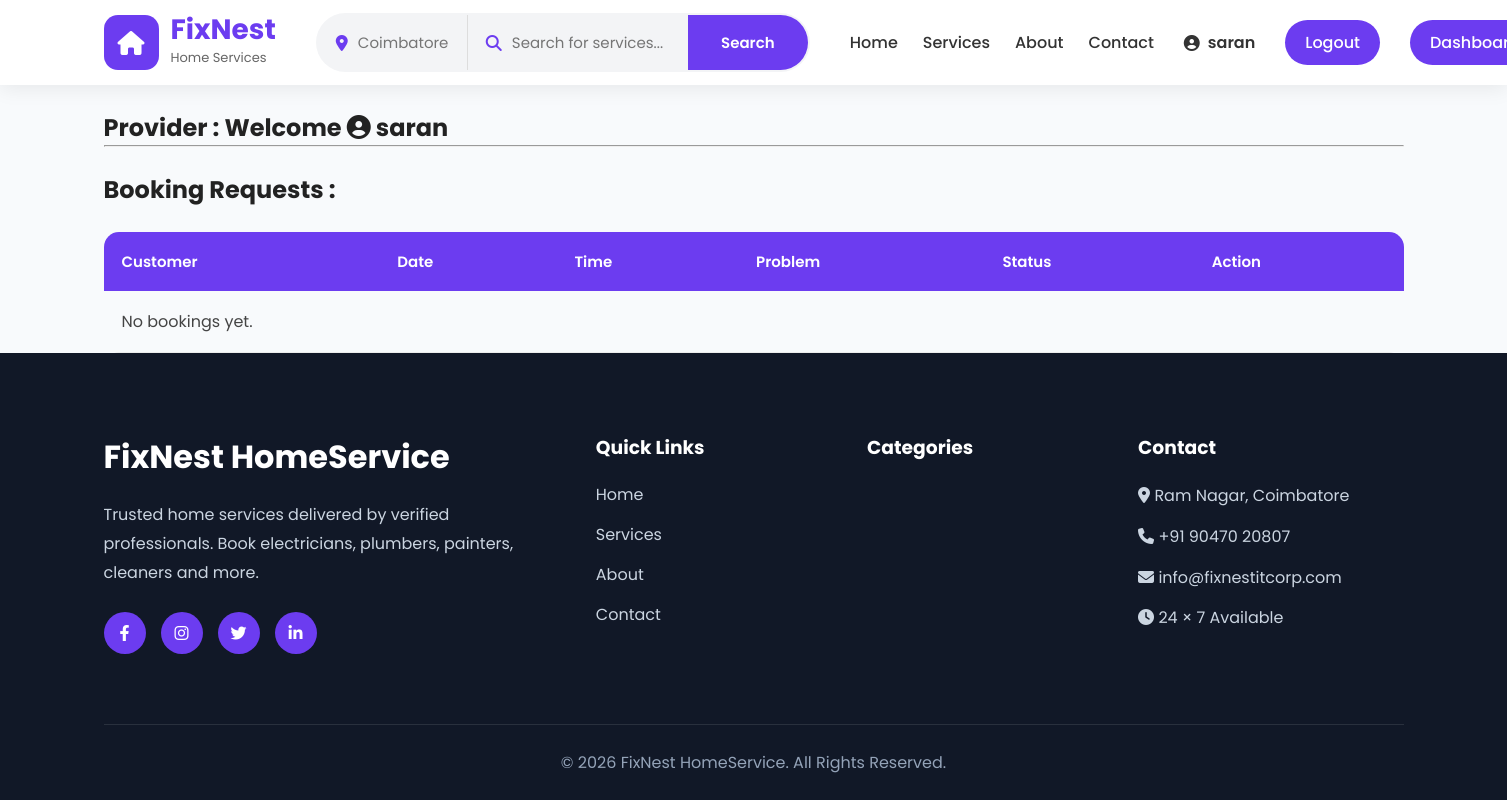
/provider/dashboard/ (signed in), run on an earlier commit of the app's database.
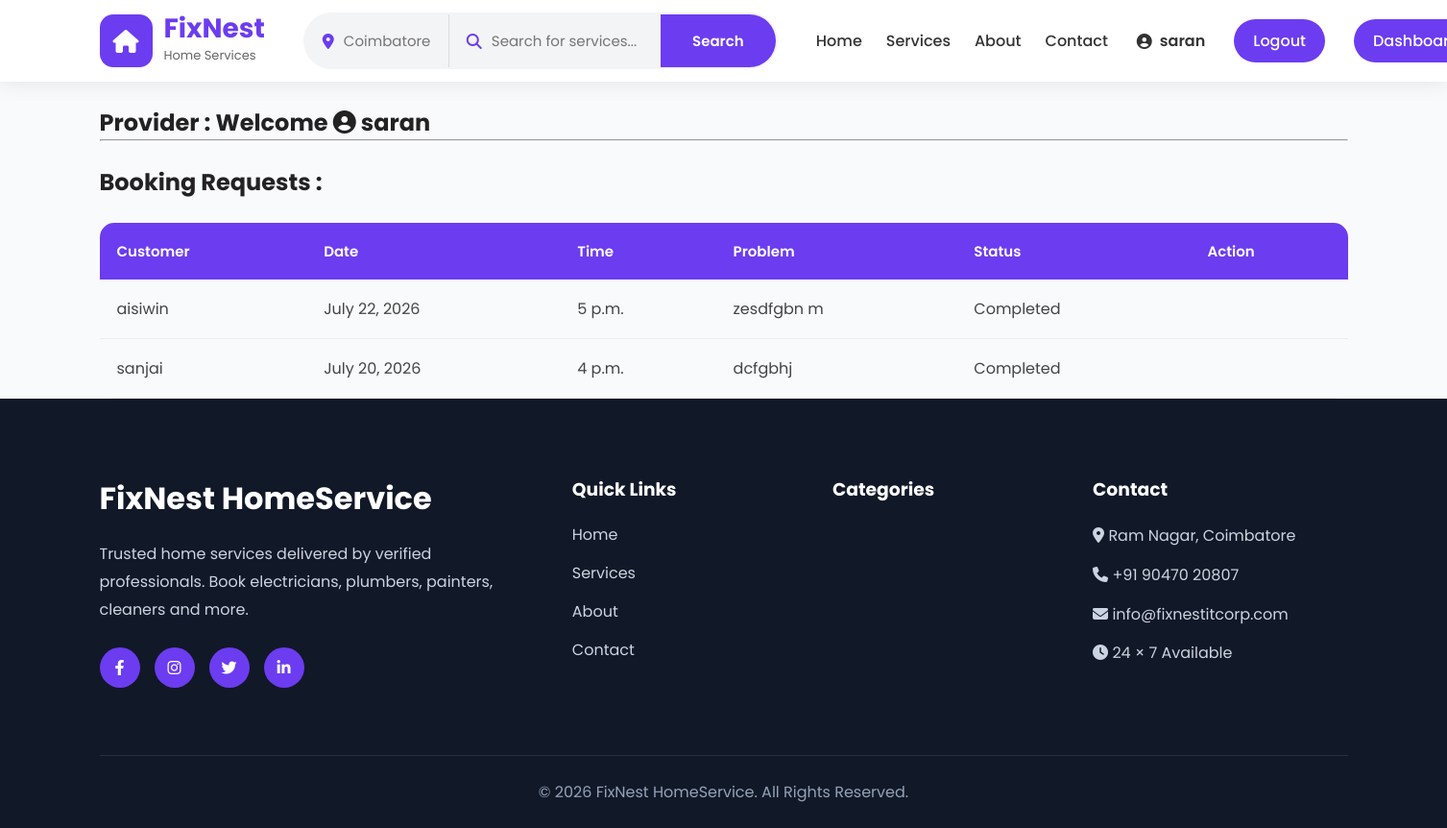
And on a later commit of the database.
### service/models.py (models this page shows, shortened)
class Booking(models.Model):
    STATUS_CHOICES = [
        ('Pending', 'Pending'),
        ('Accepted', 'Accepted'),
        ('Rejected', 'Rejected'),
        ('Completed', 'Completed'),]
    customer = models.ForeignKey(
        User,
        on_delete=models.CASCADE,
        related_name="bookings"
    )
    provider = models.ForeignKey(
        Provider,
        on_delete=models.CASCADE,
        related_name="provider_bookings"
    )
    customer_name = models.CharField(max_length=100)
    customer_phone = models.CharField(max_length=15)
    service_address = models.TextField()
    booking_date = models.DateField()
    booking_time = models.TimeField()
    problem_description = models.TextField()
    status = models.CharField(
        max_length=20,
        choices=STATUS_CHOICES,
        default="Pending"
    )
    created_at = models.DateTimeField(auto_now_add=True)

### service/views.py (the view)
# urls.py: path("provider/dashboard/",views.provider_dashboard,name="provider_dashboard"),
@login_required
def provider_dashboard(request):
    provider = get_object_or_404(
        Provider,
        user=request.user
    )
    bookings = Booking.objects.filter(
        provider=provider
    ).order_by("-booking_date", "-booking_time")
    has_active_booking = Booking.objects.filter(
    provider=provider,
    status="Accepted").exists()
    return render(
        request,
        "provider_dashboard.html",
        {
            "provider": provider,
            "bookings": bookings,
            "has_active_booking": has_active_booking,
        },
    )

### templates/provider_dashboard.html (shortened to what this page needs)
{% extends "base.html" %}
{% block content %}
<div class="container mt-5"><br>
    {% if provider.is_blocked %}
        <div class="alert alert-danger">
            🚫 Your account is blocked. Please contact admin.
        </div>
    {% else %}
        <h2>
           Provider :  Welcome <i class="fas fa-user-circle"></i> {{ provider.name }}
        </h2>
        <hr><br>
        <h2>Booking Requests :</h2><br>
        <table class="booking-table">
            <thead>
                <tr>
                    <th>Customer</th>
                    <th>Date</th>
                    <th>Time</th>
                    <th>Problem</th>
                    <th>Status</th>
                    <th>Action</th>
                </tr>
            </thead>
            <tbody>
            {% for booking in bookings %}
                <tr>
                    <td>{{ booking.customer_name }}</td>
                    <td>{{ booking.booking_date }}</td>
                    <td>{{ booking.booking_time }}</td>
                    <td>{{ booking.problem_description }}</td>
                    <td>{{ booking.status }}</td>
                    <td>
</td>
                </tr>
            {% empty %}
                <tr>
                    <td colspan="6" class="text-center">
                        No bookings yet.
                    </td>
                </tr>
            {% endfor %}
            </tbody>
        </table>
    {% endif %}
</div>
{% endblock %}

What changed in the data, as far as the page shows it:
added Booking: customer_name "aisiwin", booking_date "July 22, 2026", booking_time "5 p.m.", problem_description "zesdfgbn m", status "Completed"
added Booking: customer_name "sanjai", booking_date "July 20, 2026", booking_time "4 p.m.", problem_description "dcfgbhj", status "Completed"
Also different on the page:
text no longer shown: "No bookings yet."
